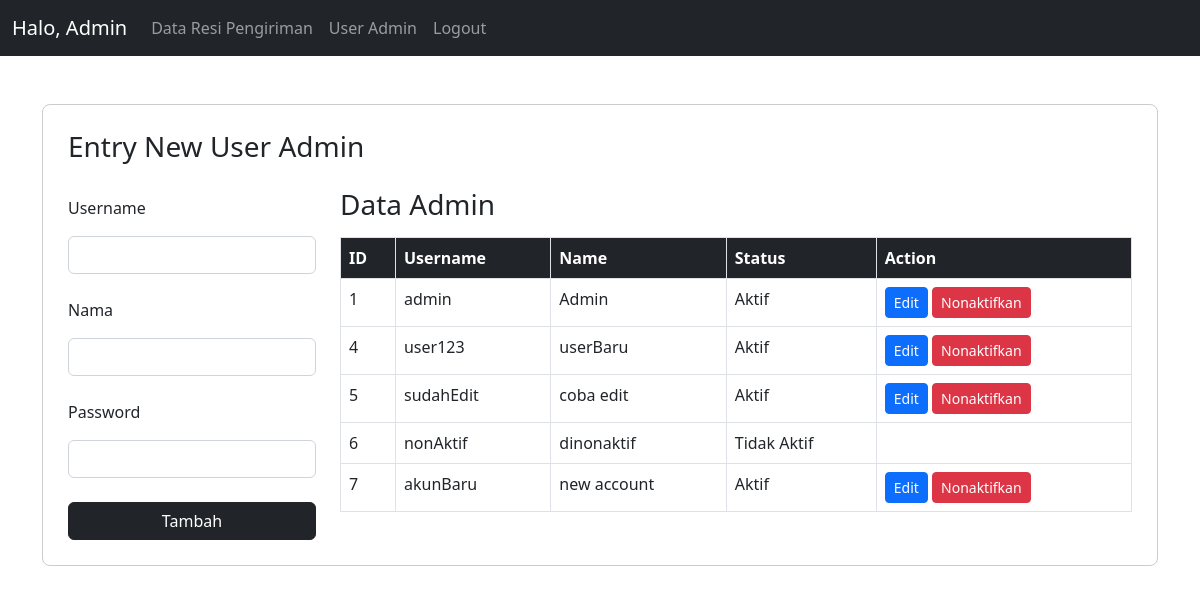
Page /user.php (signed in) on the committed database.
### tables this page shows
CREATE TABLE `user_admin` (
  `id` int(11) NOT NULL,
  `username` varchar(30) NOT NULL,
  `password` varchar(255) NOT NULL,
  `nama_admin` varchar(30) NOT NULL,
  `status_aktif` tinyint(1) NOT NULL DEFAULT 1
);

### user.php (the view, shortened to what this page needs)
<?php
include 'connect.php';
?>
<!DOCTYPE html>
<html lang="en">
    <head>
        <link href="https://cdn.jsdelivr.net/npm/bootstrap@5.2.3/dist/css/bootstrap.min.css" rel="stylesheet">
    </head>
    <body>
        <nav class="navbar navbar-expand-lg navbar-dark bg-dark">
            <div class="container-fluid">
                <a class="navbar-brand" href="#">Halo, Admin</a>
                <div class="collapse navbar-collapse" id="navbarSupportedContent">
                    <ul class="navbar-nav me-auto mb-2 mb-lg-0">
                        <li class="nav-item">
                            <a class="nav-link" href="admin.php">Data Resi Pengiriman</a>
                        </li>
                        <li class="nav-item">
                            <a class="nav-link" href="user.php">User Admin</a>
                        </li>
                        <li class="nav-item">
                            <a class="nav-link" href="logout.php">Logout</a>
                        </li>
                    </ul>
                </div>
            </div>
        </nav>
        <div class="container">
            <div class="content-web my-5">
                <h3>Entry New User Admin</h3>
                <div class="row">
                    <div class="col-md-3">
                        <form method="post">
                            <?php if (isset($_GET['act']) && $_GET['act'] == 'edit'):
                                $id = $_GET['id'];
                                $check_user = "SELECT * FROM `user_admin` WHERE id = ?";
                                $check_user = $connect->prepare($check_user);
                                $check_user->execute([$id]);
                                $fetch_data = $check_user->fetch();
                                if ($check_user->rowCount() == 0):
                                    echo '<div class="alert alert-danger">User tidak ditemukan</div>';
                                else: ?>
                            <h3>Edit User</h3>
                            <br/>
                            <p>Username</p>
                            <input type="text" name="username" class="form-control"
                                value="<?=$fetch_data['username']?>"><br/>
                            <p>Nama</p>
                            <input type="text" name="nama" class="form-control"
                                value="<?=$fetch_data['nama_admin']?>"><br/>
                            <p>Password</p>
                            <input type="password" name="password" class="form-control"><br/>
                            <div class="d-grid gap-2">
                                <button class="btn btn-dark " name="simpan">Simpan</button>
                            </div>
                            <?php endif ?>
                            <?php else: ?>
                            <br/>
                            <p>Username</p>
                            <input type="text" name="username" class="form-control"><br/>
                            <p>Nama</p>
                            <input type="text" name="nama" class="form-control"><br/>
                            <p>Password</p>
                            <input type="password" name="password" class="form-control"><br/>
                            <div class="d-grid gap-2">
                                <button class="btn btn-dark " name="tambah">Tambah</button>
                            </div>
                            <?php endif ?>
                        </form>
                    </div>
                    <div class="col-md-9">
                        <h3>Data Admin</h3>
                        <table class="table table-bordered">
                            <thead class="bg-dark text-white">
                                <tr>
                                    <th scope="col">ID</th>
                                    <th scope="col">Username</th>
                                    <th scope="col">Name</th>
                                    <th scope="col">Status</th>
                                    <th scope="col">Action</th>
                                </tr>
                            </thead>
                            <tbody>
                                <?php
                                $check_user = "SELECT * FROM `user_admin` ORDER BY id ASC";
                                $check_user = $connect->prepare($check_user);
                                $check_user->execute();
                                if ($check_user->rowCount() > 0):
                                    while($data= $check_user->fetch(PDO::FETCH_ASSOC)) : ?>
                                        <tr>
                                            <td><?=$data['id']?></td>
                                            <td><?=$data['username']?></td>
                                            <td><?=$data['nama_admin']?></td>
                                            <td><?=$data['status_aktif'] == 1 ? 'Aktif' : 'Tidak Aktif'?></td>
                                            <td>
                                                <?php if ($data['status_aktif'] != 0): ?>
                                                    <a href="?act=edit&id=<?=$data['id']?>" class="btn btn-primary btn-sm">Edit</a>
                                                    <a href="?act=nonaktifkan&id=<?=$data['id']?>" class="btn btn-danger btn-sm">Nonaktifkan</a>
                                                <?php endif ?>
                                            </td>
                                        </tr>
                                    <?php endwhile?>
                                <?php endif ?>
                            </tbody>
                        </table>
                    </div>
                </div>
            </div>
        </div>
    </body>
</html>

### user.php (style rules this page uses)
.content-web { padding: 25px; border: 1px solid #ccc; border-radius: 8px; }

### rows in the picture
user_admin: id "1", username "admin", nama_admin "Admin", status_aktif "Aktif"
user_admin: id "4", username "user123", nama_admin "userBaru", status_aktif "Aktif"
user_admin: id "5", username "sudahEdit", nama_admin "coba edit", status_aktif "Aktif"
user_admin: id "6", username "nonAktif", nama_admin "dinonaktif", status_aktif "Tidak Aktif"
user_admin: id "7", username "akunBaru", nama_admin "new account", status_aktif "Aktif"
